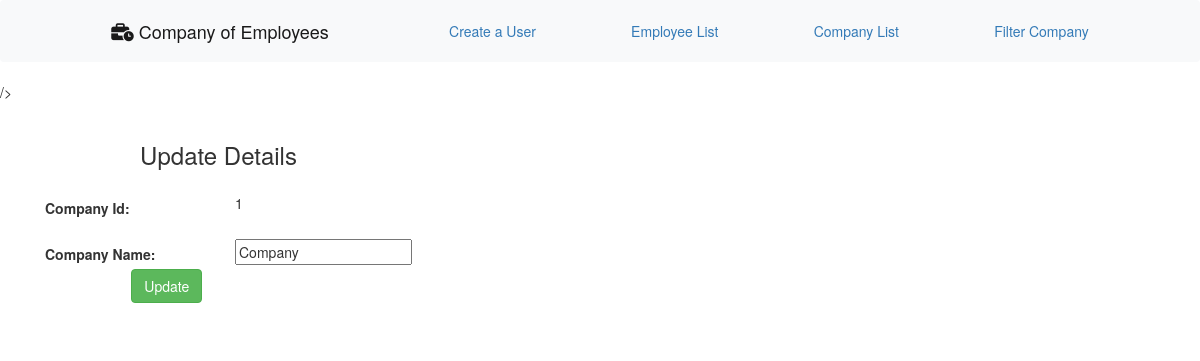
The page /company/edit/1 on the database as committed earlier.
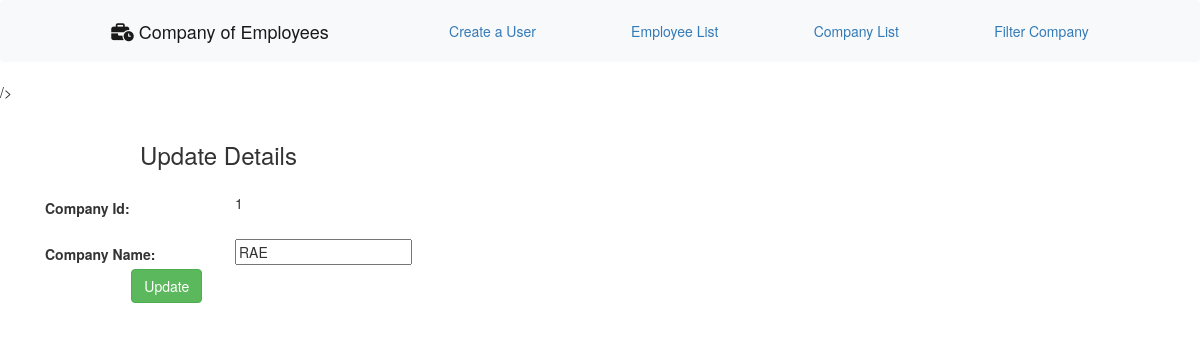
The same page on the database as committed later.
### employee/models.py (models this page shows, shortened)
class Company(models.Model):
    cname = models.CharField(max_length=100)
    class Meta:
        db_table = "company"

### employee/views.py (the view)
# urls.py: path('company/edit/<int:id>', views.companyedit),
def companyedit(request, id):
    company = Company.objects.get(id=id)
    return render(request,'companyedit.html', {'company':company})

### employee/templates/companyedit.html (shortened to what this page needs)
{% extends 'landing/base.html' %}
{% block content %}
<!DOCTYPE html>
<html lang="en">
<head>
    {% load static %}
    <link rel="stylesheet" href="https://maxcdn.bootstrapcdn.com/bootstrap/3.4.0/css/bootstrap.min.css">/>
</head>
<body>
<form method="POST" class="post-form" action="/company/edit/{{company.id}}">
    <div class="container">
<br>
    <div class="form-group row">
    <label class="col-sm-1 col-form-label"></label>
    <div class="col-sm-4">
    <h3>Update Details</h3>
    </div>
  </div>
    <div class="form-group row">
    <label class="col-sm-2 col-form-label">Company Id:</label>
    <div class="col-sm-4">
      {{ company.id }}
    </div>
  </div>
  <div class="form-group row">
    <label class="col-sm-2 col-form-label">Company Name:</label>
    <div class="col-sm-4">
        <input type="text" name="cname" id="id" required maxlength="100" value="{{ company.cname }}" />
    </div>
    <div class="form-group row">
    <label class="col-sm-1 col-form-label"></label>
    <div class="col-sm-4">
    <button type="submit" class="btn btn-success">Update</button>
    </div>
  </div>
    </div>
</form>
</body>
</html>
{% endblock content %}

Rows that differ between the two databases and show on the page:
changed Company id 1: cname "Company" → "RAE"
